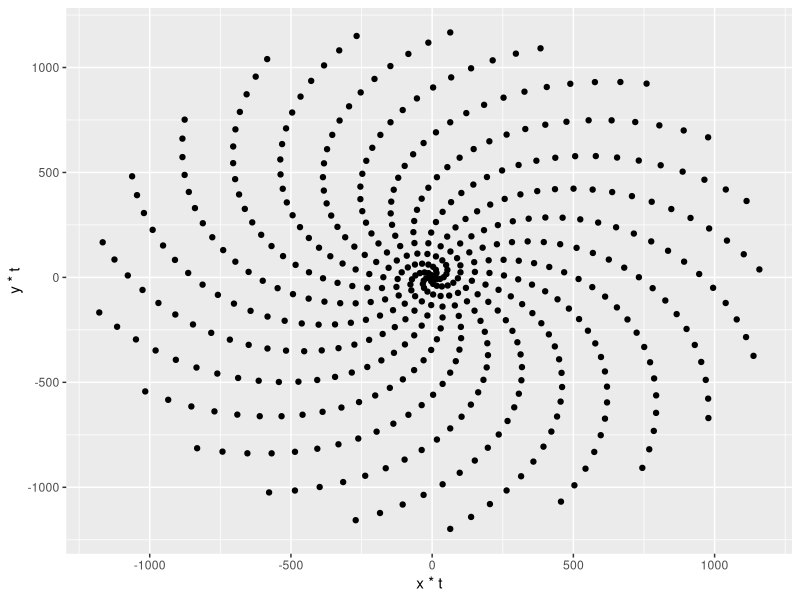
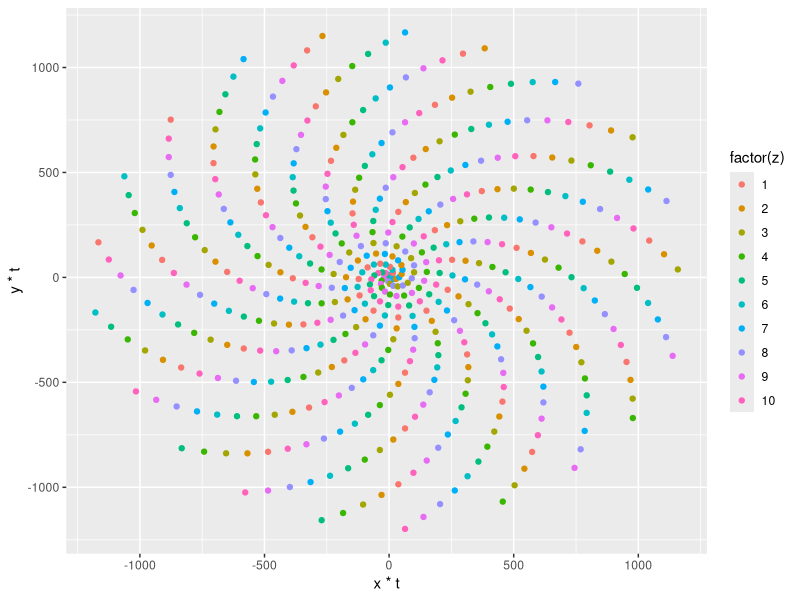
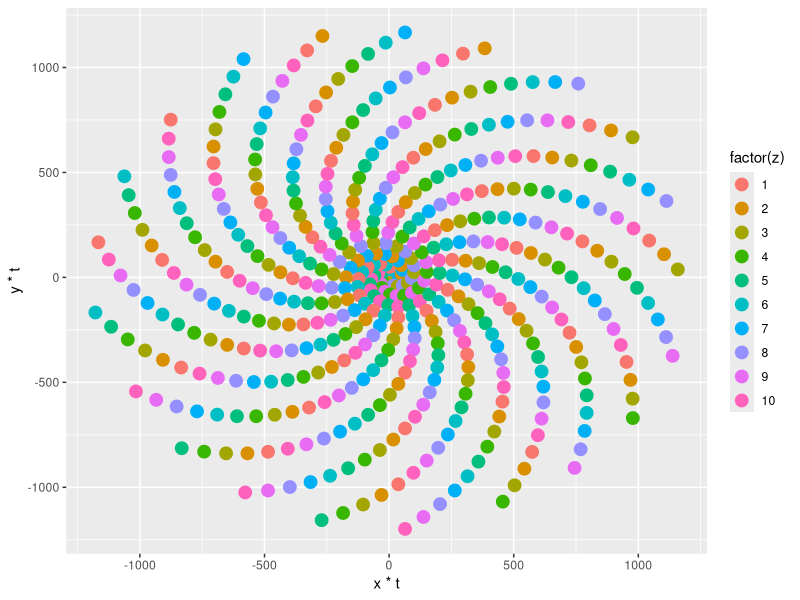
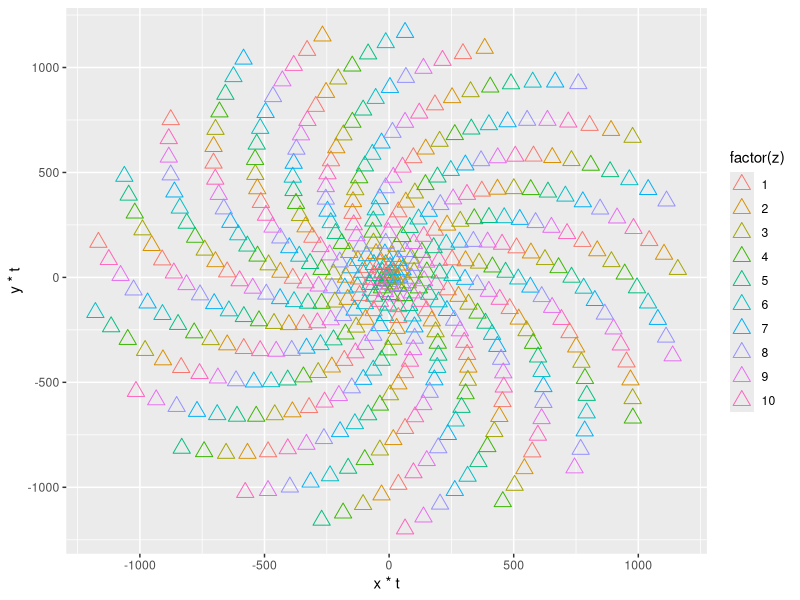
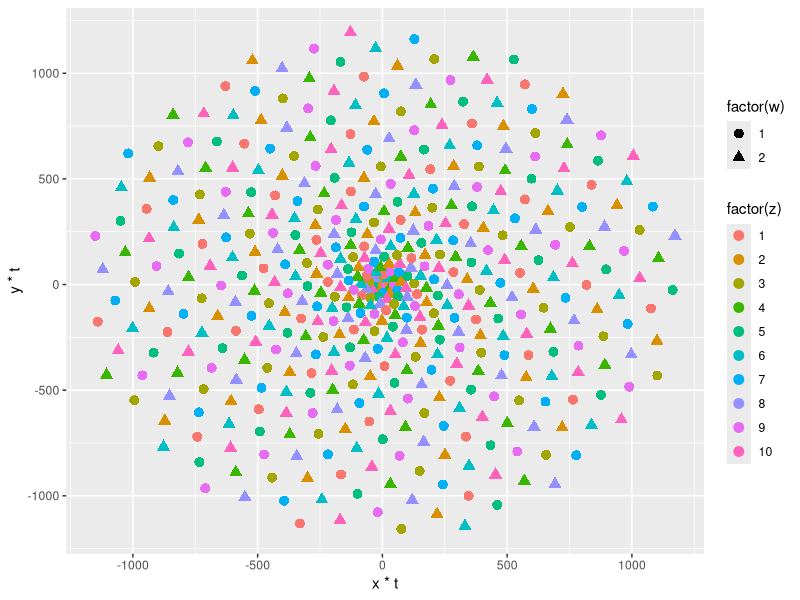

These figures' R source, in order:
## ---- chunk 1
library(ggplot2)
points <- 500
# Defining the Golden Angle
angle <- pi*(3-sqrt(5))
t <- (1:points) * angle
x <- sin(t/2)
y <-cos(t/2)
z <- rep(c(1,2,3,4,5,6,7,8,9,10), times=50)
w <- rep(c(1,2), times=250)
df <- data.frame(t, x, y, z, w)
# Have a look at the data
head(df)
## ---- chunk 2
# Make a scatter plot of points of a spiral
p <- ggplot(df, aes(x*t, y*t))
p + geom_point()
## ---- chunk 3
# Make a scatter plot of points in a spiral
p <- ggplot(df, aes(x*t, y*t, col=factor(z)))
p + geom_point()
## ---- chunk 4

# Make a scatter plot of points in a spiral
p <- ggplot(df, aes(x*t, y*t, col=factor(z)))
p + geom_point(size = 4)

## ---- chunk 5

# Make a scatter plot of points in a spiral
p <- ggplot(df, aes(x*t, y*t, color=factor(z)))
p + geom_point(shape=24, size=4)
## ---- chunk 6
points <- 500
# Defining the Golden Angle
angle <- pi*(3-sqrt(5))
t <- (1:points) * angle
x <- sin(t)
y <-cos(t)
z <- rep(c(1,2,3,4,5,6,7,8,9,10), times=50)
w <- rep(c(1,2), times=250)
df <- data.frame(t, x, y, z, w)

p <- ggplot(df, aes(x*t, y*t, shape=factor(w), color=factor(z)))
p + geom_point(size=3)

